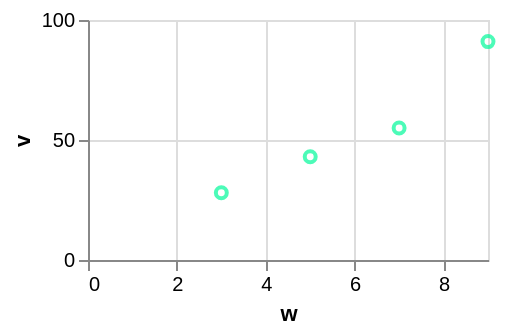

The Vega-Lite source for this figure:
### Vega-Lite specification from a JSON file in a GitHub repository (floating-point values rounded to 4 significant figures)
{"$schema": "https://vega.github.io/schema/vega-lite/v6.json", "width": 200, "height": 120, "data": {"values": [{"c": "alpha", "v": 28, "w": 3, "t": "2024-01-07"}, {"c": "beta", "v": 55, "w": 7, "t": "2024-03-19"}, {"c": "gamma", "v": 43, "w": 5, "t": "2024-06-02"}, {"c": "delta", "v": 91, "w": 9, "t": "2024-09-11"}]}, "mark": {"type": "point", "stroke": "mediumspringgreen"}, "encoding": {"x": {"field": "w", "type": "quantitative"}, "y": {"field": "v", "type": "quantitative"}}}
